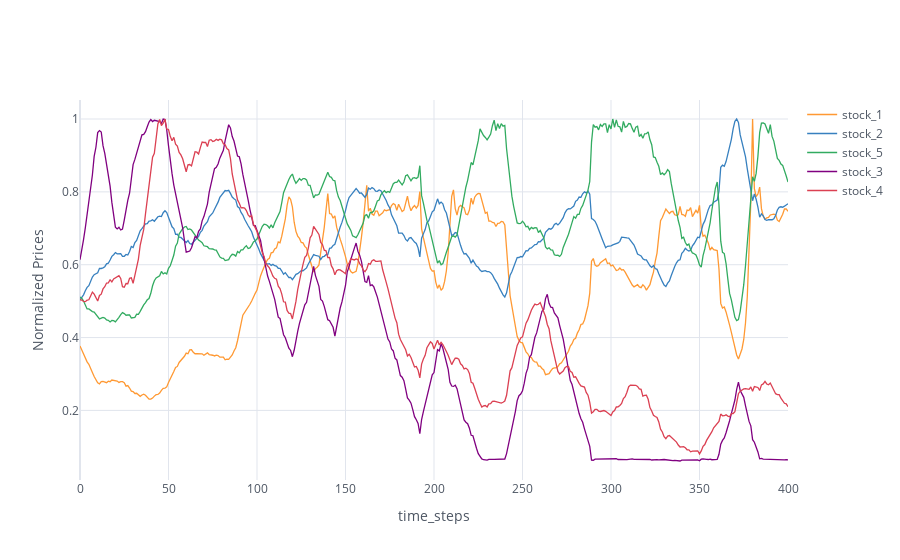

This figure's notebook cell:
### Code cell
starting_time = datetime(year=1995, month=1, day=1, hour=10) + relativedelta(hours=0)
ending_time = starting_time + relativedelta(hours=1000)

cf.go_offline()
cf.set_config_file(world_readable=True, theme="white")

buffer = SimulatedStockBuffer.objects.select_related("stock").order_by("captured_at").filter(
    Q(captured_at__gte = starting_time)
    & Q(captured_at__lte = ending_time)
).all()

price_variations = {}
for snapshot in buffer:
    if snapshot.stock.name not in price_variations:
        price_variations[snapshot.stock.name] = []
    price_variations[snapshot.stock.name].append(snapshot.price_snapshot)

# print(price_variations)
for stck_name in price_variations:
    price_snaps = price_variations[stck_name]
    price_array = np.array(price_snaps)
    max_price = max(price_array)
    normalized_snaps = price_array/max_price
    price_variations[stck_name] = normalized_snaps

    

stock_names = list(price_variations.keys())


# print(price_variations)
df_regret_comparisons = pd.DataFrame(price_variations)
df_regret_comparisons.iplot(
    xTitle='time_steps',
    yTitle='Normalized Prices'
)

### Figure 1 — Plotly figure (JSON) as saved in the notebook; plotly's stock layout.template omitted (floating-point values rounded to 4 significant figures; data arrays with more than 128 entries replaced by an {"elided": "..."} marker saying what was removed)
{"data": [{"line": {"color": "rgba(255, 153, 51, 1.0)", "dash": "solid", "shape": "linear", "width": 1.3}, "mode": "lines", "name": "stock_1", "text": "", "type": "scatter", "x": {"elided": "401 int values"}, "y": {"elided": "401 float values"}}, {"line": {"color": "rgba(55, 128, 191, 1.0)", "dash": "solid", "shape": "linear", "width": 1.3}, "mode": "lines", "name": "stock_2", "text": "", "type": "scatter", "x": {"elided": "401 int values"}, "y": {"elided": "401 float values"}}, {"line": {"color": "rgba(50, 171, 96, 1.0)", "dash": "solid", "shape": "linear", "width": 1.3}, "mode": "lines", "name": "stock_5", "text": "", "type": "scatter", "x": {"elided": "401 int values"}, "y": {"elided": "401 float values"}}, {"line": {"color": "rgba(128, 0, 128, 1.0)", "dash": "solid", "shape": "linear", "width": 1.3}, "mode": "lines", "name": "stock_3", "text": "", "type": "scatter", "x": {"elided": "401 int values"}, "y": {"elided": "401 float values"}}, {"line": {"color": "rgba(219, 64, 82, 1.0)", "dash": "solid", "shape": "linear", "width": 1.3}, "mode": "lines", "name": "stock_4", "text": "", "type": "scatter", "x": {"elided": "401 int values"}, "y": {"elided": "401 float values"}}], "layout": {"legend": {"bgcolor": "#FFFFFF", "font": {"color": "#4D5663"}}, "paper_bgcolor": "#FFFFFF", "plot_bgcolor": "#FFFFFF", "title": {"font": {"color": "#4D5663"}}, "xaxis": {"gridcolor": "#E1E5ED", "showgrid": true, "tickfont": {"color": "#4D5663"}, "title": {"font": {"color": "#4D5663"}, "text": "time_steps"}, "zerolinecolor": "#E1E5ED"}, "yaxis": {"gridcolor": "#E1E5ED", "showgrid": true, "tickfont": {"color": "#4D5663"}, "title": {"font": {"color": "#4D5663"}, "text": "Normalized Prices"}, "zerolinecolor": "#E1E5ED"}}}
